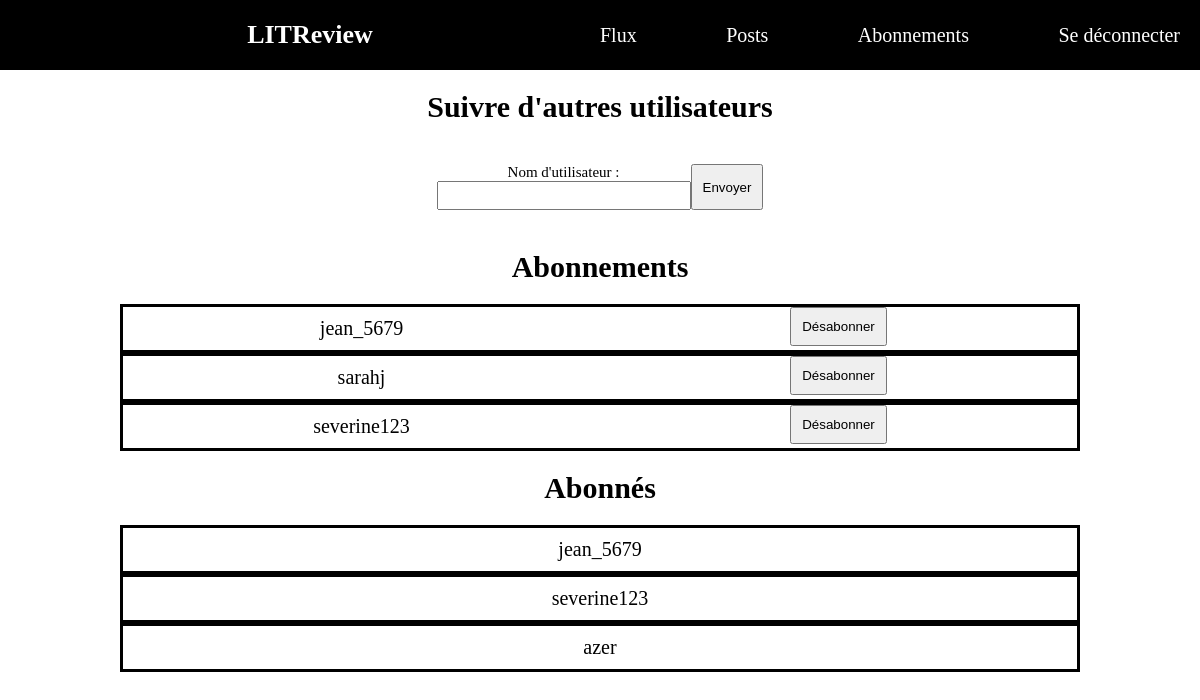
The app's page /abonnements/ (signed in) with its own data.
### follow/models.py (models this page shows)
class UserFollows(models.Model):
    user = models.ForeignKey(
        User,
        on_delete=models.CASCADE,
        related_name="following",
    )
    followed_user = models.ForeignKey(
        User,
        on_delete=models.CASCADE,
        related_name="followed_by",
    )
    class Meta:
        unique_together = (
            "user",
            "followed_user",
        )

### follow/views.py (the view, shortened to what this page needs)
@login_required
def get_follow_view(request):
    form_login = FormFollow(prefix="form_login")
    if request.method == "GET":
        if "action" in request.GET:
            action = request.GET.get("action")
            if action == "logout":
                if request.user.is_authenticated:
                    logout(request)
                    return redirect(reverse_lazy("follow"))
    filter = UserFollows.objects.filter
    following_users = filter(user=request.user)
    followed_by = [follow.user for follow in filter(followed_user=request.user)]
    context = {
        "form_login": form_login,
        "user": request.user,
        "following_users": following_users,
        "followed_by": followed_by,
    }
    return render(request, "follow/follow.html", context)

### follow/forms.py
class FormFollow(forms.Form):
    followname = forms.CharField(label=("Nom d'utilisateur"), required=True)

### follow/templates/follow/follow.html (shortened to what this page needs)
{% extends 'base/base.html' %}
{% block content %}
<div class="follow_users_title">
    Suivre d'autres utilisateurs
</div>
<div class="follow_users_button">
    <form method="post">{% csrf_token %}
        <div class="follow_users_button_row">
            {{ form_login.as_p }}
            <input type="submit" value="Envoyer">
        </div>
    </form>
</div>
<div class="list_followed_users">
    Abonnements
</div>
{% for userfollows in following_users %}
<div class="followed_user_container">
    <div class="followed_user_row">
        <div class="followed_user_name">
            <ul class="user">
                {{userfollows.followed_user.username}}
            </ul>
        </div>
        <div class="followed_user_button">
            <form action="{% url 'unfollow' userfollows=userfollows.pk %}" method="post">
                <input type="submit" value="Désabonner">
            </form>
        </div>
    </div>
</div>
{% endfor %}
<div class="list_follow_by_users">
    Abonnés
</div>
{% for user in followed_by %}
<div class="follow_by_user_container">
    <div class="followed_user_row">
        <ul class="user">
            {{user.username}}
        </ul>
    </div>
</div>
{% endfor %}
{% endblock %}

### litreview/static/base/css/style.css (style rules this page uses)
* { margin: 0; padding: 0; }
@media screen and (min-width: 801px) { html { font-size: 62.5%; } }
p { font-size: 1.5rem; display: flex; justify-content: center; padding-bottom: 2rem; flex-direction: column; text-align:center; }
label { display: flex; justify-content: center; }
ul { padding-bottom: 2rem; }
input[type=submit] { padding: 1rem; }
input[type=text] { width: 20vw; padding: 0.5rem; justify-content: center; }

### litreview/static/base/css/style_follow.css (style rules this page uses)
.follow_users_title { font-size: 3rem; font-weight: bold; padding: 2rem; display: flex; justify-content: center; }
.followed_user_name { flex: 1; display: flex; justify-content: center; }
.followed_user_button { flex: 1; display: flex; justify-content: center; }
.follow_users_button { display: flex; justify-content: center; }
.follow_users_button_row { display: flex; flex-direction: row; padding: 2rem; }
.follow_users_button_row p { font-size: 1.5rem; display: flex; justify-content: center; padding-bottom: 0; flex-direction: column; text-align:center; }
.list_followed_users { font-size: 3rem; font-weight: bold; padding: 2rem; display: flex; justify-content: center; }
.followed_user_container { width: 80vw; margin: auto; }
.followed_user_row { display: flex; flex-direction: row; justify-content: center; border: black; border-style: solid; }
.user { font-size: 2rem; padding: 1rem; }
.list_follow_by_users { font-size: 3rem; font-weight: bold; padding: 2rem; display: flex; justify-content: center; }
.follow_by_user_container { width: 80vw; margin: auto; }

### records on screen
UserFollows: followed_user.username "jean_5679"
UserFollows: followed_user.username "sarahj"
UserFollows: followed_user.username "severine123"

### other values on screen
{{ user.username }} "jean_5679"
{{ user.username }} "severine123"
{{ user.username }} "azer"
